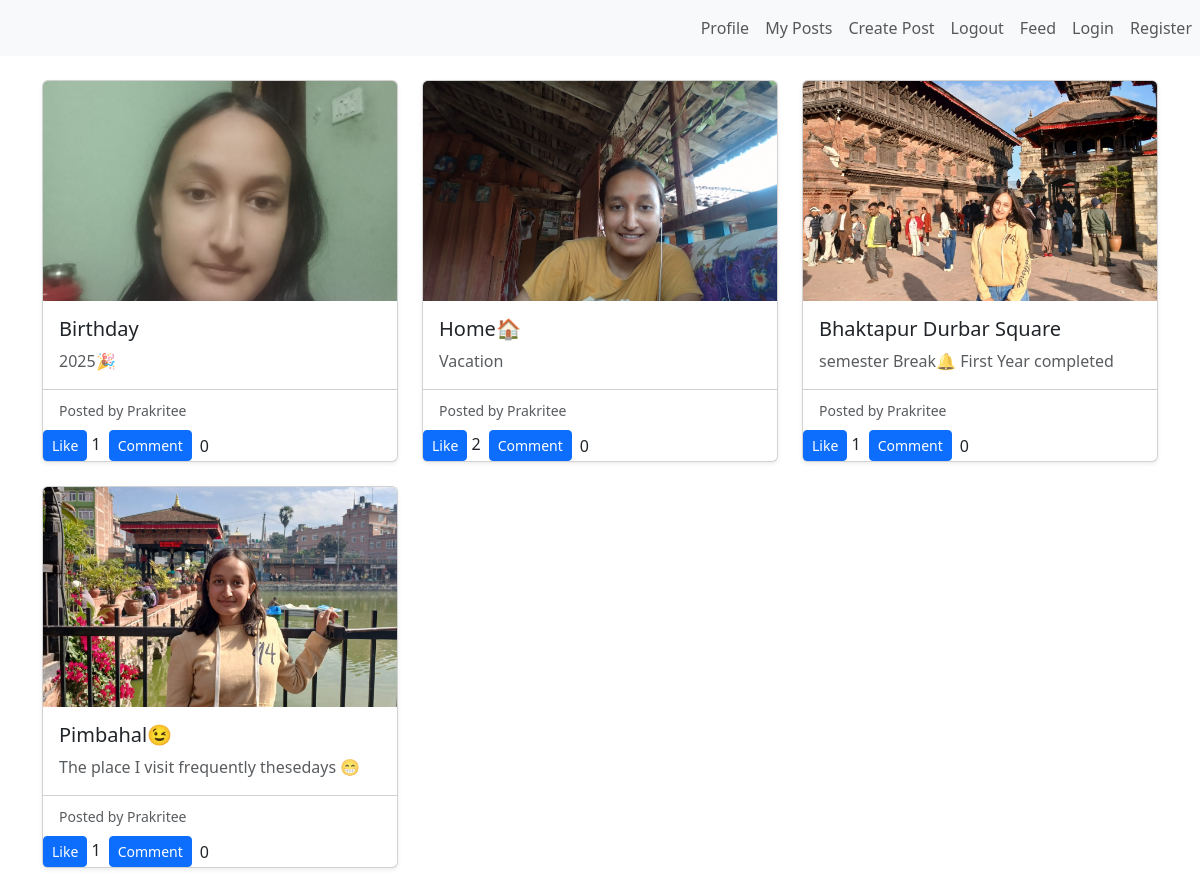
Before: /blog/display_post/ (signed in) with the older database file.
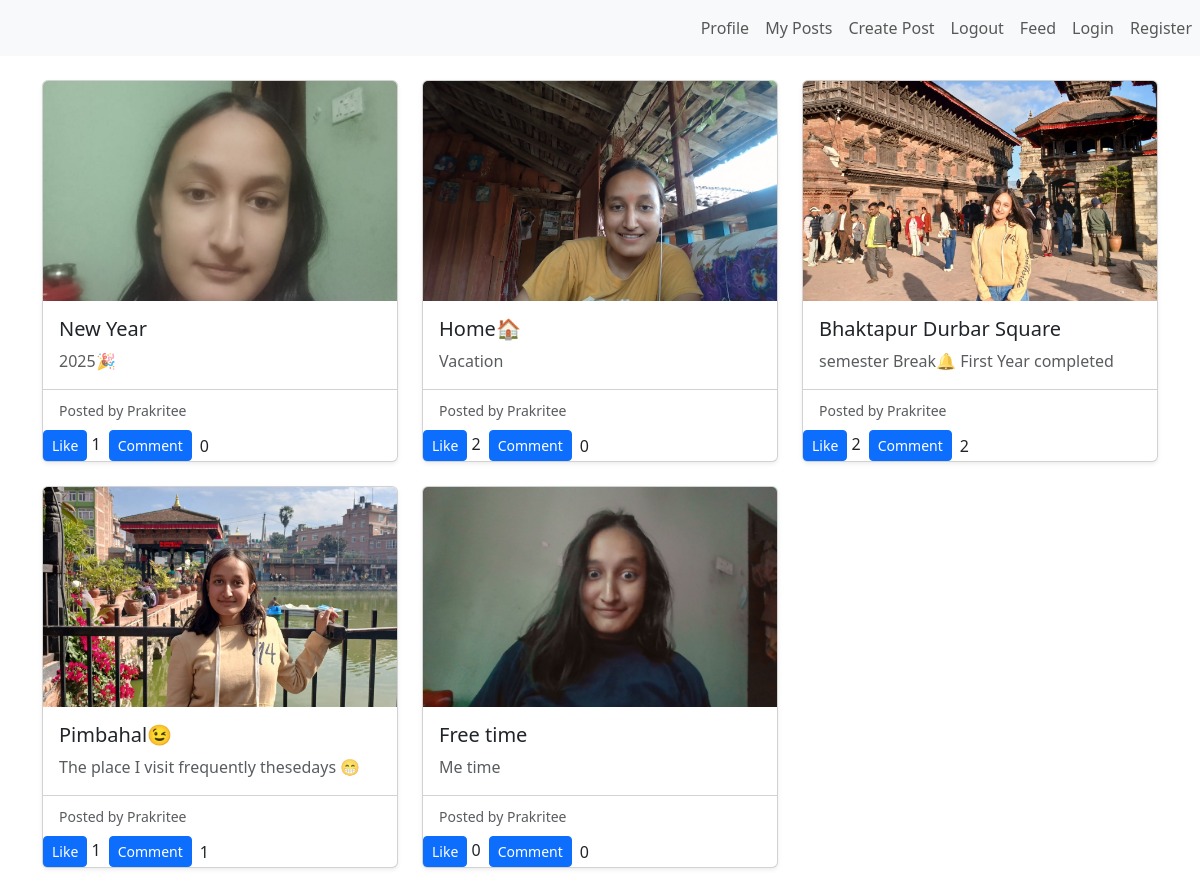
After: the same page with the newer database file.
### blog/blogapp/models.py (models this page shows, shortened)
class Base(models.Model):
    created_at=models.DateTimeField(auto_now_add=True)
    updated_at=models.DateTimeField(auto_now=True)
    class Meta:
        abstract=True

class Post(Base):
    title=models.TextField(blank=True,null=True)
    author=models.ForeignKey(User,on_delete=models.CASCADE)
    image=models.ImageField(upload_to='blogapp/',blank=True,null=True)
    caption=models.TextField(blank=True,null=True)
    likes=models.ManyToManyField(User,related_name="liked_posts",blank=True)

### blog/blogapp/views.py (the view)
# urls.py: path('display_post/',views.display_post,name="display_post"),
@login_required
def display_post(request):
    posts=Post.objects.filter(author=request.user)
    posts=posts.annotate(
        total_likes=models.Count('likes',distinct=True),
        total_comments=models.Count('comments',distinct=True)
        )
    return render(request,'blogapp/display_post.html',{'posts':posts})

### blog/blogapp/templates/blogapp/display_post.html (shortened to what this page needs)
{% extends 'blogapp/base.html' %}
{% block content %}
<div class="container py-4">
    <div class="row g-4">
        {% for post in posts %}
        <div class="col-md-4">
            <div class="card shadow-sm h-100">
                {% if post.image %}
                <img src="{{ post.image.url }}"
                     class="card-img-top"
                     style="height: 220px; object-fit: cover;">
                {% endif %}
                <div class="card-body">
                    <h5 class="card-title">{{ post.title }}</h5>
                    <p class="card-text text-muted">{{ post.caption }}</p>
                </div>
                <div class="card-footer bg-white">
                    <small class="text-muted">
                        Posted by {{ post.author.username }}
                    </small>
                </div>
                <div class="d-flex justify-content-dtart align-items-center gap-2">
    <form method="POST" action="{% url 'like_post' post.id %}" >
        <button type="submit" class="btn btn-primary btn-sm" >
            Like
        </button>
         <span>{{ post.total_likes }}</span>
    </form>
    <a href="{% url 'add_comment_page' post.id %}?next={% url 'display_post' %}" class="btn btn-primary btn-sm">
             Comment
           </a>
        <span>{{ post.total_comments }}</span>
</div>
            </div>
        </div>
        {% endfor %}
    </div>
</div>
{% endblock %}

Changed rows visible on the page:
changed Post: title "Birthday" → "New Year"
computed for Post "Bhaktapur Durbar Square": total_likes "1" → "2"; total_comments "0" → "2"
computed for Post "Pimbahal😉": total_comments "0" → "1"
added Post: image (picture), title "Free time", caption "Me time", author.username "Prakritee", total_likes "0", total_comments "0"
